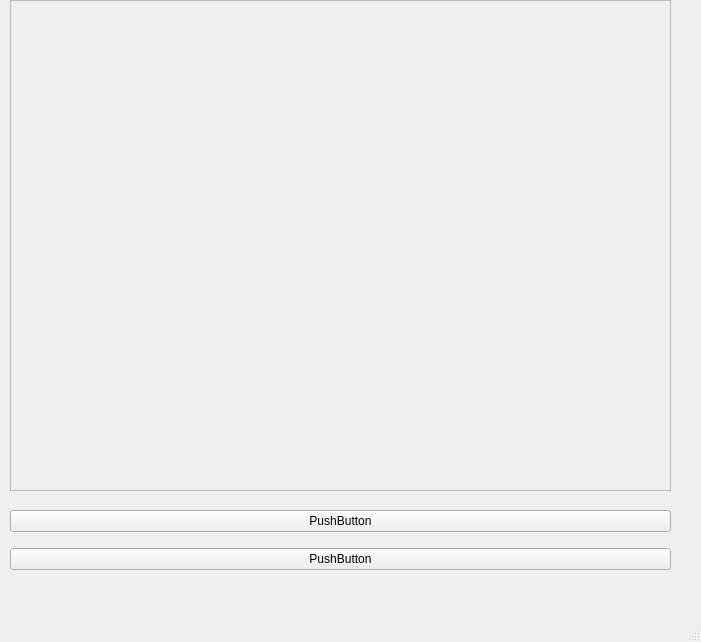
<?xml version="1.0" encoding="UTF-8"?>
<ui version="4.0">
 <class>MainWindow</class>
 <widget class="QMainWindow" name="MainWindow">
  <property name="geometry">
   <rect>
    <x>0</x>
    <y>0</y>
    <width>701</width>
    <height>642</height>
   </rect>
  </property>
  <property name="windowTitle">
   <string>MainWindow</string>
  </property>
  <widget class="QWidget" name="centralwidget">
   <widget class="QWidget" name="verticalLayoutWidget">
    <property name="geometry">
     <rect>
      <x>10</x>
      <y>0</y>
      <width>661</width>
      <height>491</height>
     </rect>
    </property>
    <layout class="QVBoxLayout" name="verticalLayout">
     <item>
      <widget class="QFrame" name="frame">
       <property name="frameShape">
        <enum>QFrame::StyledPanel</enum>
       </property>
       <property name="frameShadow">
        <enum>QFrame::Raised</enum>
       </property>
      </widget>
     </item>
    </layout>
   </widget>
   <widget class="QWidget" name="verticalLayoutWidget_2">
    <property name="geometry">
     <rect>
      <x>10</x>
      <y>500</y>
      <width>661</width>
      <height>80</height>
     </rect>
    </property>
    <layout class="QVBoxLayout" name="verticalLayout_2">
     <item>
      <widget class="QPushButton" name="pushButtonOK">
       <property name="text">
        <string>PushButton</string>
       </property>
      </widget>
     </item>
     <item>
      <widget class="QPushButton" name="pushButtonClose">
       <property name="text">
        <string>PushButton</string>
       </property>
      </widget>
     </item>
    </layout>
   </widget>
  </widget>
  <widget class="QMenuBar" name="menubar">
   <property name="geometry">
    <rect>
     <x>0</x>
     <y>0</y>
     <width>701</width>
     <height>24</height>
    </rect>
   </property>
  </widget>
  <widget class="QStatusBar" name="statusbar"/>
 </widget>
 <resources/>
 <connections/>
</ui>
